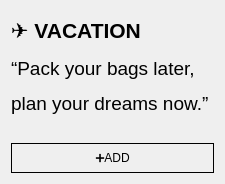
               <widget class="QWidget" name="page_28">
                <layout class="QGridLayout" name="gridLayout_17">
                 <item row="0" column="0">
                  <layout class="QGridLayout" name="gridLayout_24">
                   <item row="1" column="0" colspan="2">
                    <widget class="QLabel" name="label_13">
                     <property name="sizePolicy">
                      <sizepolicy hsizetype="Expanding" vsizetype="Expanding">
                       <horstretch>0</horstretch>
                       <verstretch>0</verstretch>
                      </sizepolicy>
                     </property>
                     <property name="minimumSize">
                      <size>
                       <width>0</width>
                       <height>80</height>
                      </size>
                     </property>
                     <property name="text">
                      <string>&lt;html&gt;&lt;head/&gt;&lt;body&gt;&lt;p&gt;&lt;span style=&quot; font-size:14pt;&quot;&gt;“Pack your bags later,&lt;/span&gt;&lt;/p&gt;&lt;p&gt;&lt;span style=&quot; font-size:14pt;&quot;&gt;plan your dreams now.” &lt;/span&gt;&lt;/p&gt;&lt;/body&gt;&lt;/html&gt;</string>
                     </property>
                     <property name="alignment">
                      <set>Qt::AlignmentFlag::AlignLeading|Qt::AlignmentFlag::AlignLeft|Qt::AlignmentFlag::AlignTop</set>
                     </property>
                     <property name="wordWrap">
                      <bool>true</bool>
                     </property>
                    </widget>
                   </item>
                   <item row="0" column="0" colspan="2">
                    <widget class="QLabel" name="label_14">
                     <property name="minimumSize">
                      <size>
                       <width>0</width>
                       <height>40</height>
                      </size>
                     </property>
                     <property name="text">
                      <string>&lt;html&gt;&lt;head/&gt;&lt;body&gt;&lt;p&gt;&lt;span style=&quot; font-size:16pt; font-weight:700;&quot;&gt;✈️ VACATION&lt;/span&gt;&lt;/p&gt;&lt;/body&gt;&lt;/html&gt;</string>
                     </property>
                     <property name="wordWrap">
                      <bool>true</bool>
                     </property>
                    </widget>
                   </item>
                   <item row="2" column="0" colspan="2">
                    <widget class="QPushButton" name="add_3">
                     <property name="minimumSize">
                      <size>
                       <width>0</width>
                       <height>30</height>
                      </size>
                     </property>
                     <property name="styleSheet">
                      <string notr="true">border: 0.5px solid black</string>
                     </property>
                     <property name="text">
                      <string>➕ADD</string>
                     </property>
                    </widget>
                   </item>
                  </layout>
                 </item>
                </layout>
               </widget>
